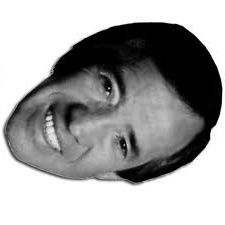
#> input picture imagen.jpg, 225 x 225 px
$ python p5-2.py imagen.jpg
#> lines starting #> are read from the running program, lines starting #| are printed output that depends on the picture; after the words box and inside, x2 and y2 are one past the last pixel; in counts of white or black regions, pixels touching at a corner belong together
import cv2
import numpy as np
import sys

if (len(sys.argv) == 2):
    img = cv2.imread(sys.argv[1], 0)
#> img is the input picture: shape (225, 225); min 0, max 255, mean 163.9
    rows = img.shape[0]
#> rows = 225
    cols = img.shape[1]
#> cols = 225
    hist = [0] *256
    for colss in range(0, cols, 1):
        for rowss in range(0, rows, 1):
            hist[img[rowss, colss]] +=1
    #calculo de las probabilidades
    prob =[0] *256
    var= rows*cols
#> var = 50625
    for i in range(0,255,1):
        prob[i]=float(hist[i])/var

    #calculo de los momentos
    omega =[0] *256
    mul =[0] *256
    omega[0]=prob[0]
    for i in range(1,256,1):
        omega[i]= omega[i-1]+prob[i]
        mul[i]=mul[i-1]+(i-1)*prob[i]
#> after the loop, mul = 256 values from 0 to 56.05; omega = 256 values from 0.0942 to 0.579

    sigmaB2max = 0
    sigmaB2 = 0
    mut = mul[255]
#> mut = 56.05
    umbralOptimo = 0
    for t in range(0,256,1):
        omega1 = omega[t]
        omega2 = 1 - omega1
        if omega1!=0 and omega2!=0:
            mu1 = mul[t] / omega1
            mu2 = (mut - mul[t]) / omega2
            sigmaB2 = omega1 * (mu1 - mut)*(mu1 - mut) + omega2*(mu2 - mut)*(mu2 - mut)
            if sigmaB2 > sigmaB2max:
                sigmaB2max = sigmaB2
                umbralOptimo = t - 1
#> after the loop, sigmaB2max = 2285.9; umbralOptimo = 253

    print("el umbral es:",umbralOptimo)
#| el umbral es: 253
    for colss in range(0, cols, 1):
        for rowss in range(0, rows, 1):
            if img[rowss, colss] < umbralOptimo:
                img[rowss, colss]=0
            else:
                img[rowss, colss]=255
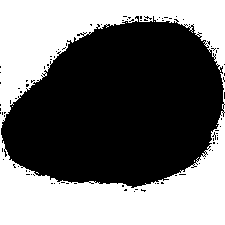
#> img: shape (225, 225); 44.3% white; 7 white regions (6 under 20 px), largest, box (x1, y1, x2, y2) and area: (0, 0, 225, 225) 22410
    r = cv2.imshow('image', img)
    cv2.waitKey(0)
    cv2.destroyAllWindows()
else:
    print ("Error en los parametros.")

$ run again, on imgmodificada.jpg
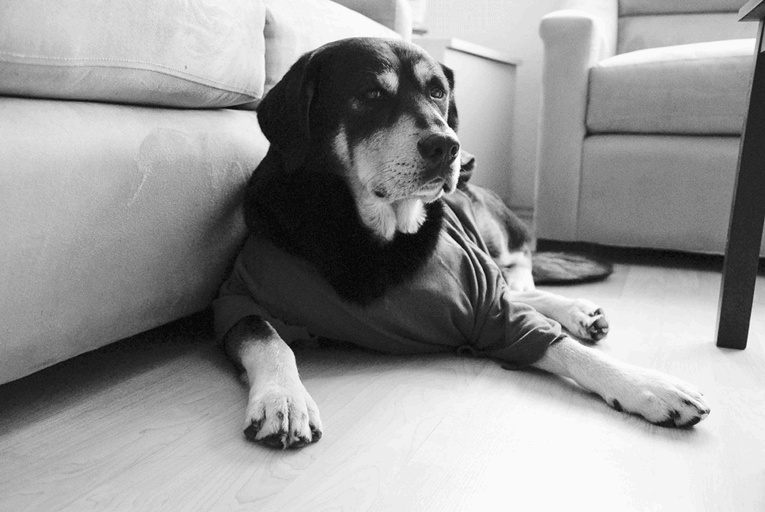
#> input picture imgmodificada.jpg, 765 x 512 px
#> img is the input picture: shape (512, 765); min 0, max 255, mean 151.3
#| el umbral es: 124
#> after the loop `for colss in range(0, cols, 1):`:
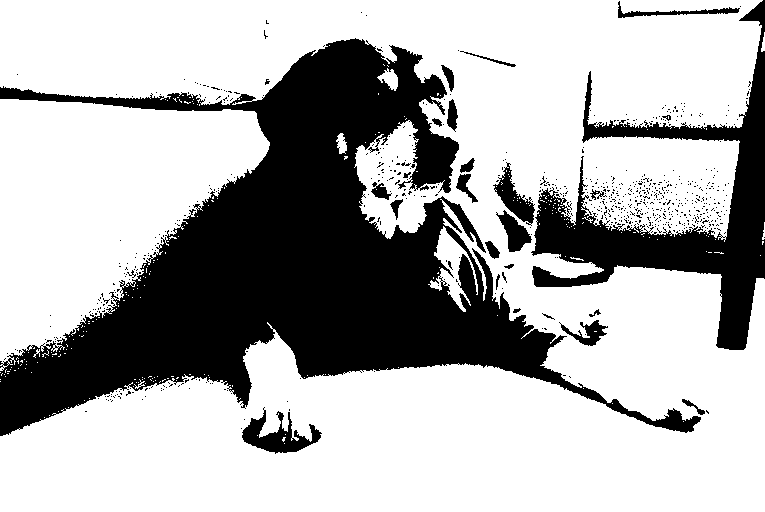
#> img: shape (512, 765); 69.1% white; 736 black regions (708 under 20 px), largest, box (x1, y1, x2, y2) and area: (0, 38, 701, 436) 93222, (531, 0, 765, 350) 20290, (242, 407, 322, 454) 1515

$ run again, on p1_01_ejemplo.jpg
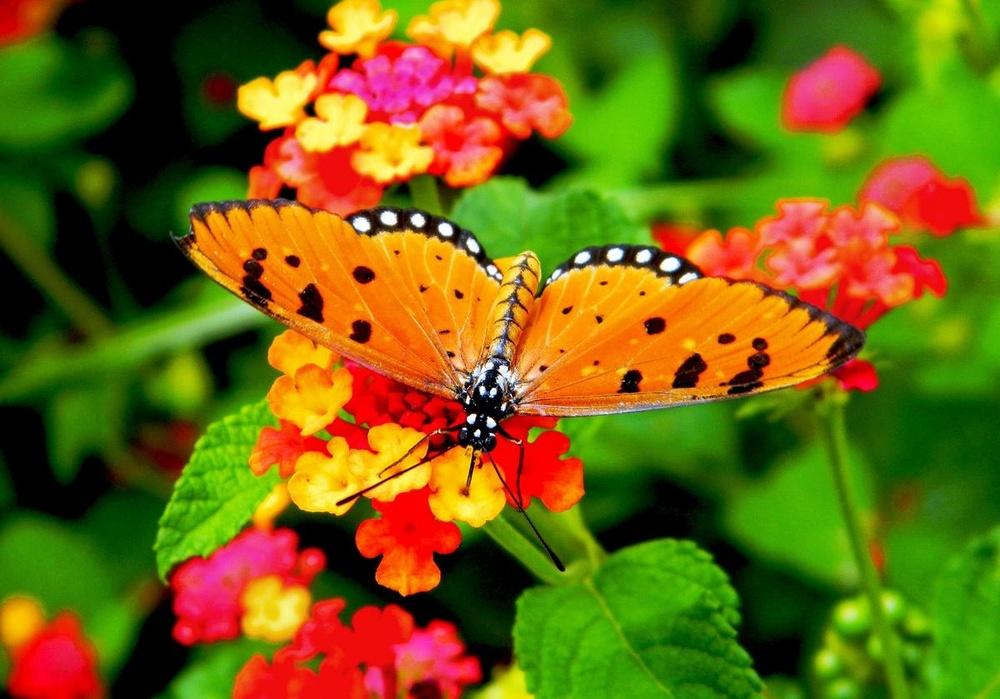
#> input picture p1_01_ejemplo.jpg, 1000 x 699 px, shrunk from 1200 x 839 before the run
#> `img = cv2.imread(sys.argv[1], 0)`:
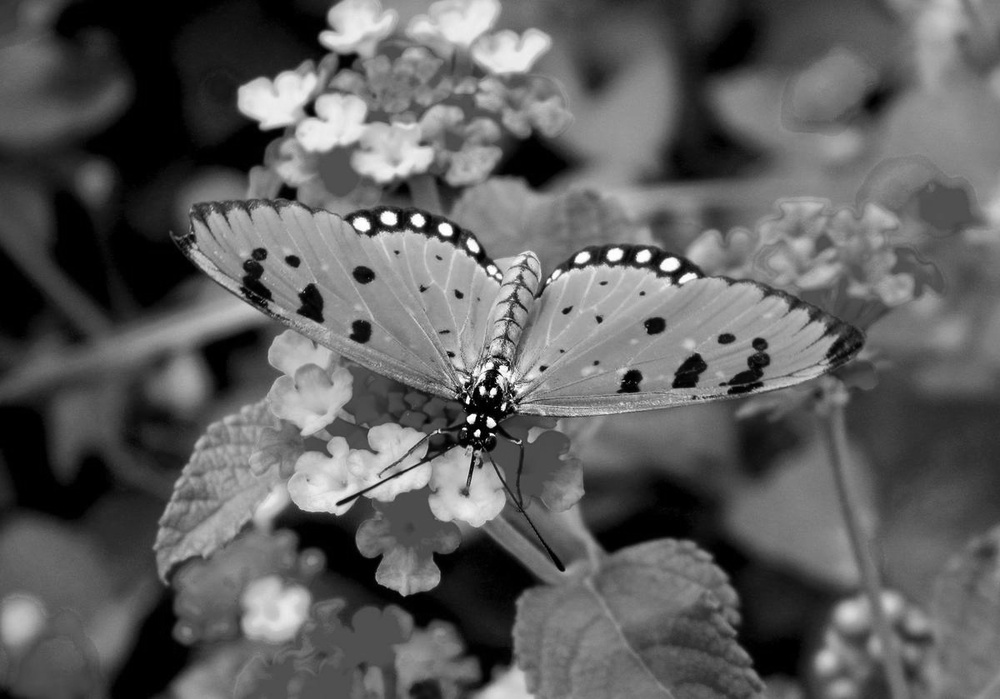
#> img: shape (699, 1000); min 0, max 255, mean 94.3
#| el umbral es: 90
#> after the loop `for colss in range(0, cols, 1):`:
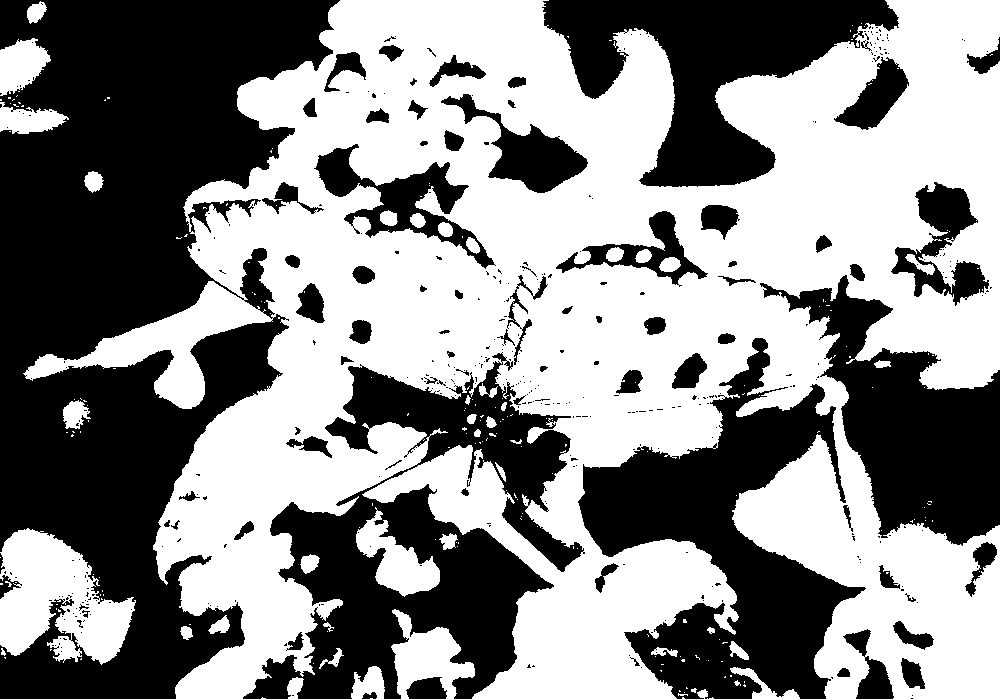
#> img: shape (699, 1000); 54.2% white; 397 black regions (319 under 20 px), largest, box (x1, y1, x2, y2) and area: (0, 0, 340, 699) 136077, (243, 352, 585, 699) 48268, (578, 338, 866, 699) 42411
